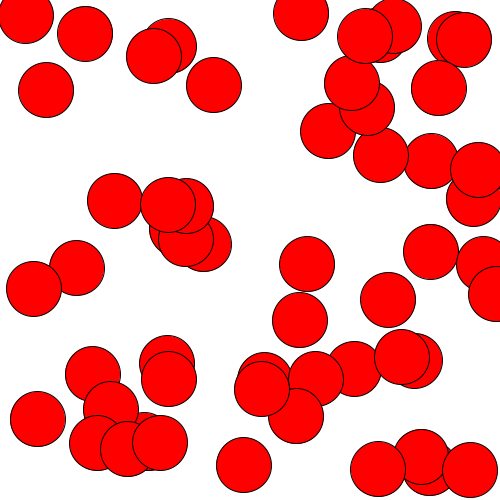
Frame 1 (no input)
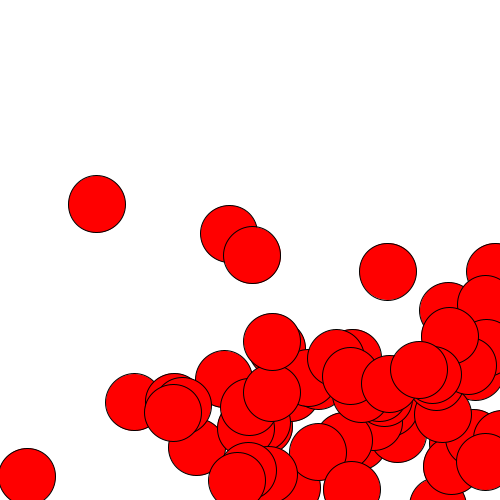
Frame 60 (the mouse pressed at the canvas centre just before this capture)
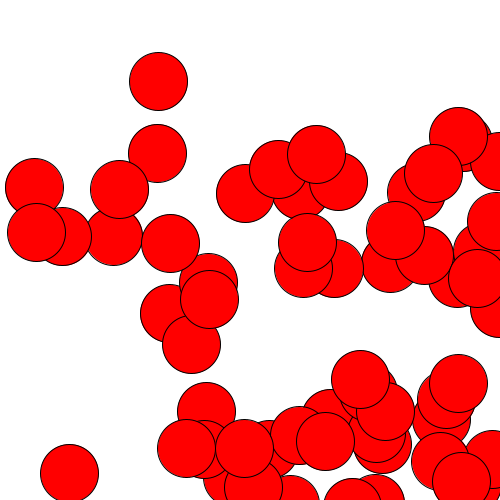
Frame 120 (the mouse held since frame 60 and released just before this capture)

The Processing sketch that drew these frames (run headless with seeded random() and noise(); from frame 60 on, the mouse is pressed at the canvas centre):

// Processing sketch: processing_33922
// ── processing_33922.pde




int num=60;
float gravity =0.1;


float[] x = new float[num];

float[] y = new float[num];

float[] vel1= new float[num];

float[] vel2= new float[num];



void setup(){
   size(500, 500);
   noFill();
   stroke(0);
   smooth();
   background(255);
  
   
   
   for(int i=0; i<num; i++){
     x[i]=random(width);
     y[i]=random(height);
     vel1[i]=random(5);
     vel2[i]=random(5);
   }
   
 
   
}
void draw(){
  background(255);
  
  
  
  
  for (int i=0; i<=second(); i++){
    
   
    vel2[i]=vel2[i]+gravity;
    
    x[i]=x[i]+vel1[i];
    y[i]=y[i]+vel2[i];
    
  
  fill(255,0,0);  
   ellipse(x[i], y[i], second(), second());
    
  
  
  
  if((x[i]<0)||(x[i]>width)){
    vel1[i]=vel1[i]*-1;
  }
  
  if((y[i]<0)||(y[i]>height)){
    vel2[i]=vel2[i]*-.95;
  }
  
}
}


  
